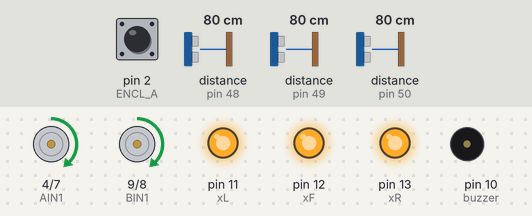
Recording of a sketch running on a simulated Arduino Uno, built with avr-gcc and run on an emulated ATmega328P. On the bench: motor-driver pin pairs drawn as motors (green arrow = first pin HIGH = forward, orange = second pin HIGH = backward, longer = more drive, scaled by the enable pin), output pins drawn as LEDs (lit = HIGH), buzzer (waves = sounding). The inputs (shaded band) are chosen by the test bench; at power-on: distance to the obstacle (sensors on pin 49, pin 50, pin 48) 80 cm, pin 2 (ENCL_A) HIGH.

Above: at 2.4 s.
2.5 s: distance to the obstacle (sensor on pin 49) set to 17 cm
4.0 s: distance to the obstacle (sensor on pin 49) set to 13 cm
At 5.0 s:
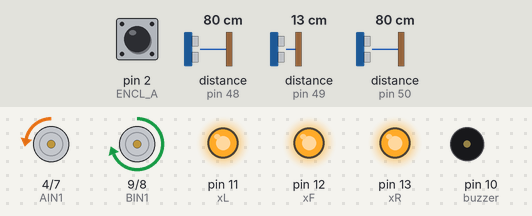
5.6 s: distance to the obstacle (sensor on pin 50) set to 16 cm
7.1 s: distance to the obstacle (sensor on pin 50) set to 13 cm
At 8.0 s:
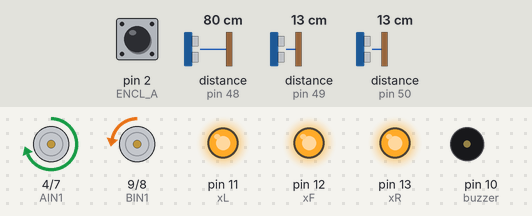
8.6 s: distance to the obstacle (sensor on pin 50) set to 2 cm
At 8.63 s:
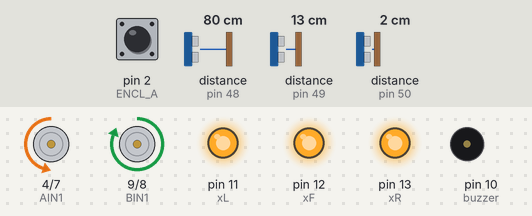
10.1 s: distance to the obstacle (sensor on pin 50) set to 4 cm
At 11.0 s:
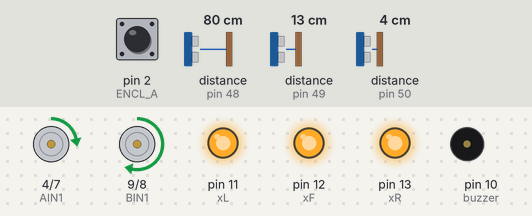
Timing chart, 0 to 12.7 s (numbered marks = the images above; inputs shaded):
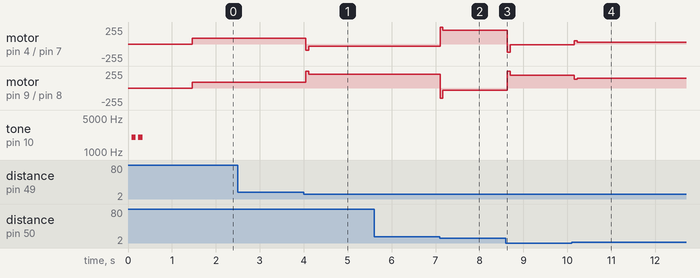

The sketch:

TopFloodFill.ino
```cpp
#include <Wire.h>
#include <VL53L0X.h>

// ================================================================
//           USER CONFIGURATION & TUNING
// ================================================================

// 0 = MAZE SOLVER MODE (Normal Run)
// 1 = TUNE FORWARD (Moves 3 cells then stops to check distance)
// 2 = TUNE TURN (Turns 90 degrees 4 times to check accuracy)
const int TUNING_MODE = 0;

// *** PHYSICAL CONSTANTS ***
int TICKS_PER_CELL = 580;  // Adjust this until it moves exactly 180mm
int TICKS_FOR_90   = 280;  // Adjust this until it turns exactly 90 deg
int TICKS_FOR_180  = 609;

// *** PID CONSTANTS ***
float Kp = 2.0;
float Kd = 1.0;
int BASE_SPEED = 90;
int WALL_DIST = 70;        // mm from wall to center

// ================================================================
//               HARDWARE SETUP
// ================================================================
const int AIN1 = 4; const int AIN2 = 7; const int PWMA = 5;
const int BIN1 = 9; const int BIN2 = 8; const int PWMB = 6;
const int ENCL_A = 2; const int buzzer = 10;
const int xL = 11; const int xF = 12; const int xR = 13;

VL53L0X sensorL; VL53L0X sensorF; VL53L0X sensorR;
volatile long leftTicks = 0;

// RAM-ONLY MAZE MAP
const int MAZE_SIZE = 16;
byte walls[16][16];
byte dist[16][16];

// Robot State
int curX = 0;
int curY = 0;
int heading = 0;          // 0=North, 1=East, 2=South, 3=West

// ================================================================
//               INTERRUPT & INIT
// ================================================================
void countTicks() { leftTicks++; }

void setup() {
  Serial.begin(9600);
  Wire.begin();

  // Pins
  pinMode(AIN1, OUTPUT); pinMode(AIN2, OUTPUT); pinMode(PWMA, OUTPUT);
  pinMode(BIN1, OUTPUT); pinMode(BIN2, OUTPUT); pinMode(PWMB, OUTPUT);
  pinMode(ENCL_A, INPUT_PULLUP);
  attachInterrupt(digitalPinToInterrupt(ENCL_A), countTicks, RISING);

  // Sensor Initialization
  pinMode(xL, OUTPUT); pinMode(xF, OUTPUT); pinMode(xR, OUTPUT);
  digitalWrite(xL, LOW); digitalWrite(xF, LOW); digitalWrite(xR, LOW);
  delay(50);

  digitalWrite(xL, HIGH); delay(10); sensorL.init(); sensorL.setAddress(0x31); sensorL.setTimeout(500);
  digitalWrite(xF, HIGH); delay(10); sensorF.init(); sensorF.setAddress(0x30); sensorF.setTimeout(500);
  digitalWrite(xR, HIGH); delay(10); sensorR.init(); sensorR.setAddress(0x32); sensorR.setTimeout(500);

  sensorL.startContinuous(); sensorF.startContinuous(); sensorR.startContinuous();

  // Initialize Maze
  initMaze();

  // Indicate Ready
  tone(buzzer, 2000, 100); delay(150); tone(buzzer, 2000, 100); delay(1000);

  // *** EXECUTE TUNING MODES IF SELECTED ***
  if (TUNING_MODE == 1) {
    // Move 3 cells forward to test distance accuracy
    moveOneCell(); delay(500);
    moveOneCell(); delay(500);
    moveOneCell();
    brake();
    while(1); // Stop forever
  }
  else if (TUNING_MODE == 2) {
    // Turn 90 degrees 4 times to test square
    for(int i=0; i<4; i++) {
       turnInPlace(true, TICKS_FOR_90);
       delay(500);
    }
    brake();
    while(1); // Stop forever
  }
}

// ================================================================
//               MOTION CONTROL
// ================================================================
void setMotors(int leftSpeed, int rightSpeed) {
  leftSpeed = constrain(leftSpeed, -255, 255);
  rightSpeed = constrain(rightSpeed, -255, 255);

  if (leftSpeed >= 0) { digitalWrite(AIN1, HIGH); digitalWrite(AIN2, LOW); analogWrite(PWMA, leftSpeed); }
  else                { digitalWrite(AIN1, LOW); digitalWrite(AIN2, HIGH); analogWrite(PWMA, -leftSpeed); }

  if (rightSpeed >= 0) { digitalWrite(BIN1, HIGH); digitalWrite(BIN2, LOW); analogWrite(PWMB, rightSpeed); }
  else                 { digitalWrite(BIN1, LOW); digitalWrite(BIN2, HIGH); analogWrite(PWMB, -rightSpeed); }
}

void brake() {
  digitalWrite(AIN1, HIGH); digitalWrite(AIN2, HIGH);
  digitalWrite(BIN1, HIGH); digitalWrite(BIN2, HIGH);
  analogWrite(PWMA, 255); analogWrite(PWMB, 255);
  delay(100);
  analogWrite(PWMA, 0); analogWrite(PWMB, 0);
}

void moveOneCell() {
  leftTicks = 0;
  float previousError = 0;

  // Reset PID for new cell
  while(leftTicks < TICKS_PER_CELL) {
    int dL = sensorL.readRangeContinuousMillimeters();
    int dR = sensorR.readRangeContinuousMillimeters();

    // PID Logic (Only if walls are present)
    float error = 0;
    if (dR < 150)       error = WALL_DIST - dR;
    else if (dL < 150)  error = dL - WALL_DIST;

    float P = error * Kp;
    float D = (error - previousError) * Kd;
    float adjustment = P + D;
    previousError = error;

    setMotors(BASE_SPEED - adjustment, BASE_SPEED + adjustment);
  }
  brake();
}

void turnInPlace(bool right, int ticks) {
  leftTicks = 0;
  while (leftTicks < ticks) {
    if (right) setMotors(BASE_SPEED, -BASE_SPEED);
    else       setMotors(-BASE_SPEED, BASE_SPEED);
  }
  brake();
}

// ================================================================
//               ALGORITHM (The Brain - RAM Only)
// ================================================================
void initMaze() {
  for(int i=0; i<MAZE_SIZE; i++) {
    for(int j=0; j<MAZE_SIZE; j++) {
      walls[i][j] = 0;
      dist[i][j] = 255;
    }
  }
  // Set Center Goals
  dist[7][7] = 0; dist[7][8] = 0; dist[8][7] = 0; dist[8][8] = 0;
}

void setWall(int bx, int by, int bdir) {
  walls[bx][by] |= (1 << bdir);

  // Set Neighbor Wall
  int nx = bx, ny = by;
  if (bdir == 0) ny++; else if (bdir == 1) nx++; else if (bdir == 2) ny--; else if (bdir == 3) nx--;

  if (nx >= 0 && nx < MAZE_SIZE && ny >= 0 && ny < MAZE_SIZE) {
    walls[nx][ny] |= (1 << ((bdir + 2) % 4));
  }
}

int isWall(int bx, int by, int bdir) {
  return (walls[bx][by] & (1 << bdir));
}

void updateFlood() {
  // Reset Distances
  for(int i=0; i<MAZE_SIZE; i++) {
    for(int j=0; j<MAZE_SIZE; j++) {
      if (!((i==7||i==8) && (j==7||j==8))) dist[i][j] = 255;
    }
  }

  int changed = 1;
  while(changed) {
    changed = 0;
    for(int i=0; i<MAZE_SIZE; i++) {
      for(int j=0; j<MAZE_SIZE; j++) {
        if (dist[i][j] == 255) continue;
        int nextVal = dist[i][j] + 1;

        for(int d=0; d<4; d++) {
          if (!isWall(i, j, d)) {
            int nx = i, ny = j;
            if (d==0) ny++; else if (d==1) nx++; else if (d==2) ny--; else if (d==3) nx--;

            if (nx >= 0 && nx < MAZE_SIZE && ny >= 0 && ny < MAZE_SIZE) {
              if (dist[nx][ny] > nextVal) {
                dist[nx][ny] = nextVal;
                changed = 1;
              }
            }
          }
        }
      }
    }
  }
}

// ================================================================
//               MAIN LOOP
// ================================================================
void loop() {
  if (TUNING_MODE != 0) return;

  // 1. Scan Walls
  if (sensorF.readRangeContinuousMillimeters() < 150) setWall(curX, curY, heading);
  if (sensorR.readRangeContinuousMillimeters() < 150) setWall(curX, curY, (heading + 1) % 4);
  if (sensorL.readRangeContinuousMillimeters() < 150) setWall(curX, curY, (heading + 3) % 4);

  // 2. Compute Path
  updateFlood();

  // 3. Check Goal
  if (dist[curX][curY] == 0) {
    brake();
    for(int k=0; k<3; k++) { tone(buzzer, 1000, 200); delay(200); }
    while(1); // STOP
  }

  // 4. Decide Move
  int bestDir = -1;
  int minDist = 255;
  int checkOrder[4] = {0, 1, 3, 2}; // Front, Right, Left, Back

  for(int i=0; i<4; i++) {
    int dir = (heading + checkOrder[i]) % 4;
    if (!isWall(curX, curY, dir)) {
      int nx = curX, ny = curY;
      if (dir==0) ny++; else if (dir==1) nx++; else if (dir==2) ny--; else if (dir==3) nx--;
      if (nx >= 0 && nx < MAZE_SIZE && ny >= 0 && ny < MAZE_SIZE) {
         if (dist[nx][ny] < minDist) { minDist = dist[nx][ny]; bestDir = dir; }
      }
    }
  }

  // 5. Execute
  if (bestDir != -1) {
    int diff = (bestDir - heading + 4) % 4;
    if (diff == 1)      { turnInPlace(true, TICKS_FOR_90); heading = (heading + 1) % 4; }
    else if (diff == 3) { turnInPlace(false, TICKS_FOR_90); heading = (heading + 3) % 4; }
    else if (diff == 2) { turnInPlace(true, TICKS_FOR_180); heading = (heading + 2) % 4; }

    moveOneCell();

    // Update Coordinates
    if (heading == 0) curY++;
    else if (heading == 1) curX++;
    else if (heading == 2) curY--;
    else if (heading == 3) curX--;
  }

  delay(100);
}
```

Measured:
- the behaviour switches between 15 and 14 cm on distance to the obstacle (sensor on pin 49) (found by bisection; images 0 and 1)
- the behaviour switches between 15 and 14 cm on distance to the obstacle (sensor on pin 50) (found by bisection; images 1 and 2)
- after the input at 2.5 s, every drawn part: stays the same
- after the input at 4.0 s, motor on pin 4 (AIN1) / pin 7 (AIN2): forward 90/255 → backward 90/255 after 0.05 s, → backward 30/255 0.07 s later; motor on pin 9 (BIN1) / pin 8 (BIN2): forward 90/255 → forward 255/255 after 0.05 s, → forward 210/255 0.07 s later
- after the input at 5.6 s, every drawn part: stays the same
- after the input at 7.1 s, motor on pin 4 (AIN1) / pin 7 (AIN2): backward 30/255 → forward 255/255 at once, → forward 210/255 0.07 s later; motor on pin 9 (BIN1) / pin 8 (BIN2): forward 210/255 → backward 150/255 at once, → backward 30/255 0.07 s later
- after the input at 8.6 s, motor on pin 4 (AIN1) / pin 7 (AIN2): forward 210/255 → backward 120/255 at once, → backward 10/255 0.07 s later; motor on pin 9 (BIN1) / pin 8 (BIN2): backward 30/255 → forward 255/255 at once, → forward 190/255 0.07 s later
- after the input at 10.1 s, motor on pin 4 (AIN1) / pin 7 (AIN2): backward 10/255 → forward 50/255 after 0.05 s, → forward 30/255 0.07 s later; motor on pin 9 (BIN1) / pin 8 (BIN2): forward 190/255 → forward 130/255 after 0.05 s, → forward 150/255 0.07 s later
